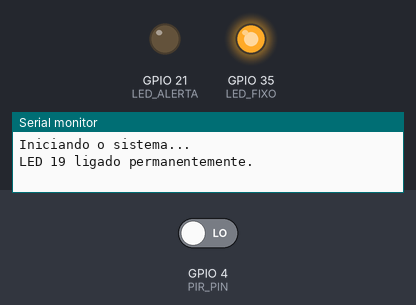
Bench run of a sketch on a simulated ESP32. On the bench: output pins drawn as LEDs (lit = HIGH), the last lines printed to the serial monitor. The inputs (shaded band) are chosen by the test bench; at power-on: GPIO 4 (PIR_PIN) LOW. WiFi joins after 1.5 s; servers stay silent unless stated.

Above: at 0.1 s.
At 3.0 s:
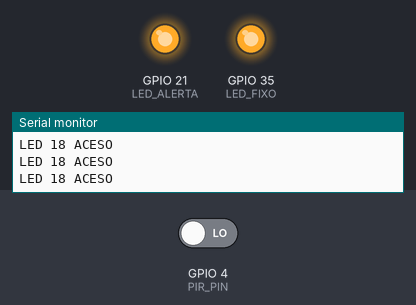
3.1 s: GPIO 4 (PIR_PIN) driven HIGH
At 4.0 s:
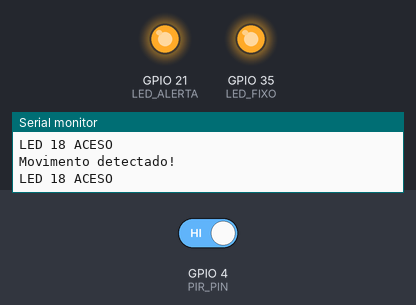
Timing chart, 0 to 6.1 s (numbered marks = the images above; inputs shaded):
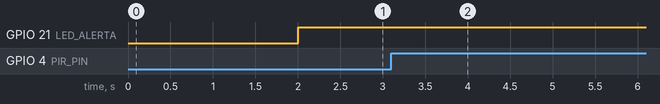

The sketch:

movimentoControleFrequenciaPeloBlynk.ino
```cpp
/*****************************************************
 * PROJETO: Detector de Movimento com ESP32 + Blynk + HC-SR501

 * DESCRIÇÃO:
 *   - Detecta movimento com o sensor PIR (HC-SR501)
 *   - Envia estado para o Blynk
 *   - Acende LED (pino 18) ao detectar movimento
 *   - Mantém o LED aceso por um tempo configurável (V3)
 *   - Permite inverter a lógica com botão (V1)
 *****************************************************/

// ----------------------------------------------------
// CONFIGURAÇÕES DO BLYNK
// ----------------------------------------------------
#define BLYNK_PRINT Serial
#define BLYNK_TEMPLATE_ID "TMPL2dVP325wU"
#define BLYNK_TEMPLATE_NAME "Movimento"
#define BLYNK_AUTH_TOKEN "##"

// ----------------------------------------------------
// BIBLIOTECAS NECESSÁRIAS
// ----------------------------------------------------
#include <WiFi.h>
#include <WiFiClient.h>
#include <BlynkSimpleEsp32.h>

// ----------------------------------------------------
// CREDENCIAIS DE REDE WI-FI
// ----------------------------------------------------
char ssid[] = "###";        // Nome da rede Wi-Fi
char pass[] = "###";

// ----------------------------------------------------
// DEFINIÇÃO DOS PINOS
// ----------------------------------------------------
const int PIR_PIN = 4;        // Sensor de movimento HC-SR501
const int LED_ALERTA = 21;    // LED que acende conforme movimento
const int LED_FIXO = 35;      // LED fixo (sempre aceso)

// ----------------------------------------------------
// DEFINIÇÃO DE PINOS VIRTUAIS NO BLYNK
// ----------------------------------------------------
#define VIRTUAL_MOVIMENTO V0   // Mostra no app se há movimento
#define VIRTUAL_LOGICA    V1   // Botão no app que inverte a lógica
#define VIRTUAL_TEMPO_LED V3   // Define tempo que o LED fica aceso após movimento

// ----------------------------------------------------
// VARIÁVEIS GLOBAIS
// ----------------------------------------------------
bool inverterLogica = false;        // false = LED acende com movimento / true = acende sem movimento
unsigned long tempoLED = 5000;      // tempo que o LED permanece aceso (em milissegundos)
unsigned long ultimoMovimento = 0;  // guarda o último momento em que houve movimento

BlynkTimer timer;

/*****************************************************
 * BOTÃO NO APP (V1)
 * Inverte a lógica de funcionamento do LED
 *****************************************************/
BLYNK_WRITE(VIRTUAL_LOGICA) {
  inverterLogica = param.asInt();
  if (inverterLogica)
    Serial.println("Modo invertido ativado: LED acende sem movimento.");
  else
    Serial.println("Modo normal ativado: LED acende com movimento.");
}

/*****************************************************
 * SLIDER NO APP (V3)
 * Define quanto tempo o LED ficará aceso após detectar movimento
 *****************************************************/
BLYNK_WRITE(VIRTUAL_TEMPO_LED) {
  int segundos = param.asInt();
  if (segundos <= 0) segundos = 1;  // tempo mínimo de 1 segundo
  tempoLED = segundos * 1000UL;
  Serial.print("Tempo de permanência do LED ajustado para ");
  Serial.print(segundos);
  Serial.println(" segundos.");
}

/*****************************************************
 * FUNÇÃO: sendSensor()
 * Lê o sensor e mantém o LED aceso pelo tempo configurado.
 *****************************************************/
void sendSensor() {
  int movimento = digitalRead(PIR_PIN);
  Blynk.virtualWrite(VIRTUAL_MOVIMENTO, movimento);

  unsigned long agora = millis();
  bool acenderLED = false;

  if (!inverterLogica) {
    // --- MODO NORMAL: LED acende com movimento ---
    if (movimento == HIGH) {
      ultimoMovimento = agora;  // registra o momento do movimento
      acenderLED = true;
      Serial.println("Movimento detectado!");
    } else if (agora - ultimoMovimento < tempoLED) {
      // mantém o LED aceso pelo tempo configurado
      acenderLED = true;
    }
  } else {
    // --- MODO INVERTIDO: LED acende sem movimento ---
    if (movimento == LOW) {
      ultimoMovimento = agora;
      acenderLED = true;
      Serial.println("Sem movimento (modo invertido).");
    } else if (agora - ultimoMovimento < tempoLED) {
      acenderLED = true;
    }
  }

  // Atualiza o LED físico
  digitalWrite(LED_ALERTA, acenderLED ? HIGH : LOW);

  // Log no monitor serial
  Serial.println(acenderLED ? "LED 18 ACESO" : "LED 18 APAGADO");
}

/*****************************************************
 * FUNÇÃO: setup()
 *****************************************************/
void setup() {
  Serial.begin(9600);
  Serial.println("Iniciando o sistema...");

  pinMode(PIR_PIN, INPUT);
  pinMode(LED_ALERTA, OUTPUT);
  pinMode(LED_FIXO, OUTPUT);

  digitalWrite(LED_FIXO, HIGH);
  Serial.println("LED 19 ligado permanentemente.");

  Blynk.begin(BLYNK_AUTH_TOKEN, ssid, pass);
  Serial.println("Conectado ao Blynk com sucesso!");

  // Verifica o sensor rapidamente (a cada 200ms)
  timer.setInterval(200L, sendSensor);
}

/*****************************************************
 * FUNÇÃO: loop()
 *****************************************************/
void loop() {
  Blynk.run();
  timer.run();
}
```

Measured:
- after the input at 3.1 s, GPIO 21 (LED_ALERTA): stays HIGH (without the input it goes to LOW after 1.9 s)
